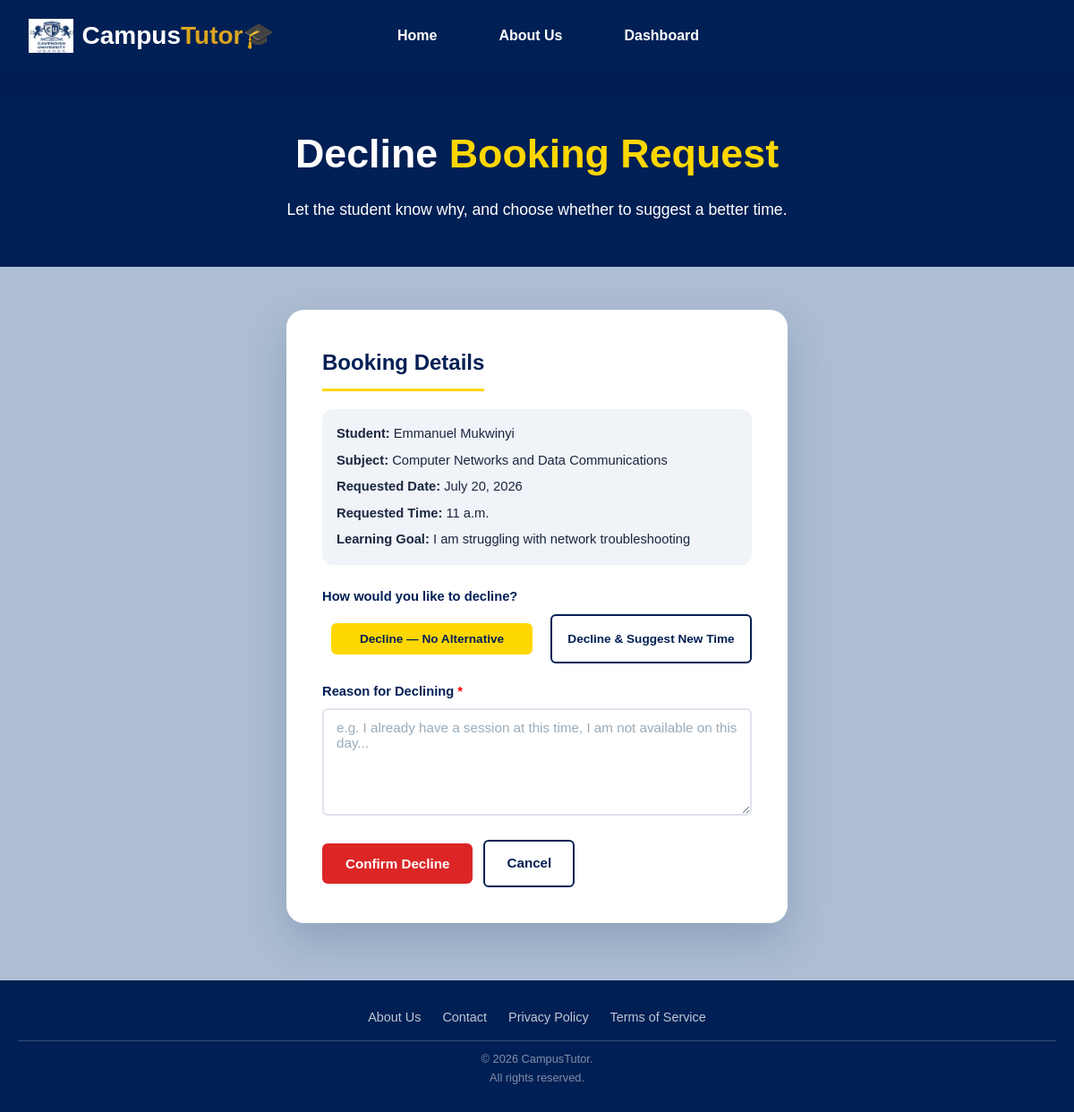
The app's page /booking/34/reject/ (signed in) with its own data.
### tutoring/models.py (models this page shows, shortened)
class Booking(models.Model):
    STATUS_CHOICES = [
        ("Pending", "Pending"),
        ("Accepted", "Accepted"),
        ("Completed", "Completed"),
        ("Cancelled", "Cancelled"),
        ("Declined", "Declined"),
    ]
    student = models.ForeignKey(
        StudentProfile,
        on_delete=models.CASCADE,
        related_name="bookings",
    )
    tutor = models.ForeignKey(
        TutorProfile,
        on_delete=models.CASCADE,
        related_name="bookings",
    )
    subject = models.ForeignKey(
        Subject,
        on_delete=models.CASCADE,
    )
    booking_date = models.DateField()
    booking_time = models.TimeField()
    DURATION_CHOICES = [
    (30, '30 minutes'),
    (60, '1 hour'),
    (90, '1.5 hours'),
    (120, '2 hours'),
  ]
    duration = models.PositiveIntegerField(
    choices=DURATION_CHOICES,
    default=60,
)
    learning_goal = models.TextField(blank=True)
    is_paid = models.BooleanField(default=False)
    status = models.CharField(
        max_length=20,
        choices=STATUS_CHOICES,
        default="Pending",
    )
    cancellation_reason = models.TextField(blank=True)
    proposed_date = models.DateField(null=True, blank=True)
    proposed_time = models.TimeField(null=True, blank=True)

class Subject(models.Model):
    code = models.CharField(max_length=50)
    name = models.CharField(max_length=255)
    programme = models.ForeignKey(
        Programme,
        on_delete=models.CASCADE,
        related_name='subjects',
    )
    year = models.ForeignKey(
        AcademicYear,
        on_delete=models.CASCADE,
        related_name='subjects',
    )
    semester = models.ForeignKey(
        Semester,
        on_delete=models.CASCADE,
        related_name='subjects',
    )
    class Meta:
        unique_together = ('code', 'programme', 'year', 'semester')
        ordering = ['year', 'semester', 'name']

### accounts/models.py (models this page shows, shortened)
class StudentProfile(models.Model):
    user = models.OneToOneField(
        User,
        on_delete=models.CASCADE,
        related_name="student_profile",
    )
    university = models.CharField(max_length=255)
    programme = models.ForeignKey(
        'tutoring.Programme',
        on_delete=models.SET_NULL,
        null=True,
        blank=True,
        related_name='students',
    )
    year_of_study = models.PositiveIntegerField()

class User(AbstractUser):
    STUDENT = 'student'
    TUTOR = 'tutor'
    ADMIN = 'admin'
    ROLE_CHOICES = [
        (STUDENT, 'Student'),
        (TUTOR, 'Tutor'),
        (ADMIN, 'Admin'),
    ]
    role = models.CharField(max_length=20, choices=ROLE_CHOICES, default=STUDENT,)
    phone_number = models.CharField(max_length=20, blank=True, null=True,)
    profile_picture = models.ImageField(
        upload_to='profile_pictures/',
        blank=True,
        null=True,
    )

### accounts/views.py (the view, shortened to what this page needs)
# urls.py: path('booking/<int:booking_id>/reject/', views.reject_booking, name='reject_booking'),
@login_required
def reject_booking(request, booking_id):
    booking = get_object_or_404(Booking, id=booking_id, tutor__user=request.user)
    return render(request, 'decline_booking.html', {'booking': booking})

### templates/decline_booking.html (shortened to what this page needs)
{% extends "base.html" %}
{% block content %}
<div class="page-wrapper">
    <div class="page-hero">
        <h1>Decline <span class="hero-accent">Booking Request</span></h1>
        <p>Let the student know why, and choose whether to suggest a better time.</p>
    </div>
    <main class="main-content" style="display:flex; justify-content:center; padding-top:48px; padding-bottom:64px;">
        <div class="form-card" style="max-width:560px;">
            <h2 class="section-heading">Booking Details</h2>
            <div style="background:var(--light-grey); padding:16px; border-radius:var(--radius-md); margin-bottom:24px; font-size:.92rem;">
                <p><strong>Student:</strong> {{ booking.student.user.first_name }} {{ booking.student.user.last_name }}</p>
                <p style="margin-top:6px;"><strong>Subject:</strong> {{ booking.subject.name }}</p>
                <p style="margin-top:6px;"><strong>Requested Date:</strong> {{ booking.booking_date }}</p>
                <p style="margin-top:6px;"><strong>Requested Time:</strong> {{ booking.booking_time }}</p>
                {% if booking.learning_goal %}
                <p style="margin-top:6px;"><strong>Learning Goal:</strong> {{ booking.learning_goal }}</p>
                {% endif %}
            </div>
            <div class="form-group">
                <label class="form-label">How would you like to decline?</label>
                <div style="display:flex; gap:10px; margin-top:8px;">
                    <button type="button" id="mode-btn-noalt" class="btn btn-primary btn-sm" onclick="setMode('noalt')" style="flex:1;">
                        Decline — No Alternative
                    </button>
                    <button type="button" id="mode-btn-propose" class="btn btn-outline btn-sm" onclick="setMode('propose')" style="flex:1;">
                        Decline & Suggest New Time
                    </button>
                </div>
            </div>
            <form method="POST" id="decline-form">
                <div class="form-group">
                    <label class="form-label" for="id_cancellation_reason">
                        Reason for Declining <span style="color:red;">*</span>
                    </label>
                    <textarea class="form-control" id="id_cancellation_reason"
                        name="cancellation_reason" rows="4" required
                        placeholder="e.g. I already have a session at this time, I am not available on this day..."></textarea>
                </div>
                <div class="action-row">
                    <button class="btn btn-danger" type="submit">Confirm Decline</button>
                    <a class="btn btn-outline" href="{% url 'tutor_dashboard' %}">Cancel</a>
                </div>
            </form>
        </div>
    </main>
</div>
{% endblock %}

### static/css/style.css (style rules this page uses)
* { margin: 0; padding: 0; box-sizing: border-box; }
body { background-color: #adbed3; font-family: Arial, Helvetica, sans-serif; min-height: 100vh; display: flex; flex-direction: column; }
main { flex: 1; padding: 60px 20px; }
.btn-primary { display: inline-block; background-color: goldenrod; color: #001f54; text-decoration: none; padding: 14px 24px; border-radius: 8px; font-weight: bold; margin: 10px; transition: all 0.3s ease; }

### static/css/app.css (style rules this page uses)
:root { --navy: #001f54; --gold: #ffd700; --goldenrod: goldenrod; --bg: #adbed3; --white: #ffffff; --off-white: #fafafa; --light-grey: #f0f3f7; --border: #dde3ec; --text-main: #1a2740; --text-muted: #5a6a80; --shadow-sm: 0 2px 8px rgba(0,31,84,.08); --shadow-md: 0 8px 24px rgba(0,31,84,.14); --shadow-lg: 0 20px 48px rgba(0,31,84,.18); --radius-sm: 6px; --radius-md: 12px; --radius-lg: 20px; --transition: all 0.28s ease; --space-xs: 4px; --space-sm: 8px; --space-md: 16px; --space-lg: 32px; --space-xl: 64px; }
*, *::before, *::after { margin: 0; padding: 0; box-sizing: border-box; }
html { scroll-behavior: smooth; }
body { font-family: Arial, Helvetica, sans-serif; background-color: var(--bg); color: var(--text-main); min-height: 100vh; display: flex; flex-direction: column; font-size: 16px; line-height: 1.6; }
a { color: inherit; text-decoration: none; }
.page-wrapper { padding-top: 80px; flex: 1; display: flex; flex-direction: column; }
.page-hero { background-color: var(--navy); color: var(--white); padding: 56px 40px 48px; text-align: center; }
.page-hero h1 { font-size: clamp(1.8rem, 4vw, 2.8rem); font-weight: 700; margin-bottom: 12px; }
.page-hero p { font-size: 1.1rem; opacity: .85; max-width: 600px; margin: 0 auto; line-height: 1.7; }
.page-hero .hero-accent { color: var(--gold); }
.page-wrapper > .page-hero:first-child { margin-top: -80px; padding-top: 136px; }
.main-content { flex: 1; padding: 48px 32px; max-width: 1200px; width: 100%; margin: 0 auto; }
.section-heading { font-size: 1.5rem; font-weight: 700; color: var(--navy); margin-bottom: 20px; padding-bottom: 10px; border-bottom: 3px solid var(--gold); display: inline-block; }
.btn { display: inline-flex; align-items: center; justify-content: center; gap: 8px; padding: 12px 24px; border-radius: var(--radius-sm); font-weight: 700; font-size: .95rem; border: 2px solid transparent; cursor: pointer; transition: var(--transition); text-decoration: none; white-space: nowrap; }
.btn-primary { background-color: var(--gold); color: var(--navy); border-color: var(--gold); }
.btn-outline { background: transparent; color: var(--navy); border-color: var(--navy); }
.btn-danger { background-color: #dc2626; color: var(--white); border-color: #dc2626; }
.btn-sm { padding: 8px 16px; font-size: .85rem; }
.form-group { margin-bottom: 20px; }
.form-label { display: block; font-weight: 600; color: var(--navy); margin-bottom: 6px; font-size: .92rem; }
.form-control { width: 100%; padding: 11px 14px; border: 2px solid var(--border); border-radius: var(--radius-sm); font-size: .95rem; font-family: inherit; color: var(--text-main); background: var(--white); transition: border-color .2s ease, box-shadow .2s ease; outline: none; }
.form-control::placeholder { color: #9aabb9; }
textarea.form-control { min-height: 120px; resize: vertical; }
.form-card { background: var(--white); border-radius: var(--radius-lg); box-shadow: var(--shadow-lg); padding: 40px; max-width: 560px; width: 100%; }
.action-row { display: flex; gap: 12px; flex-wrap: wrap; align-items: center; margin-top: 16px; }
.page-hero h1 { opacity: 0; animation: heroFadeUp 0.7s ease-out forwards; }
.page-hero p { opacity: 0; animation: heroFadeUp 0.7s ease-out forwards; animation-delay: 0.2s; }

### records on screen
Booking: student.user.first_name "Emmanuel", student.user.last_name "Mukwinyi", subject.name "Computer Networks and Data Communications", booking_date "July 20, 2026", booking_time "11 a.m.", learning_goal "I am struggling with network troubleshooting"
